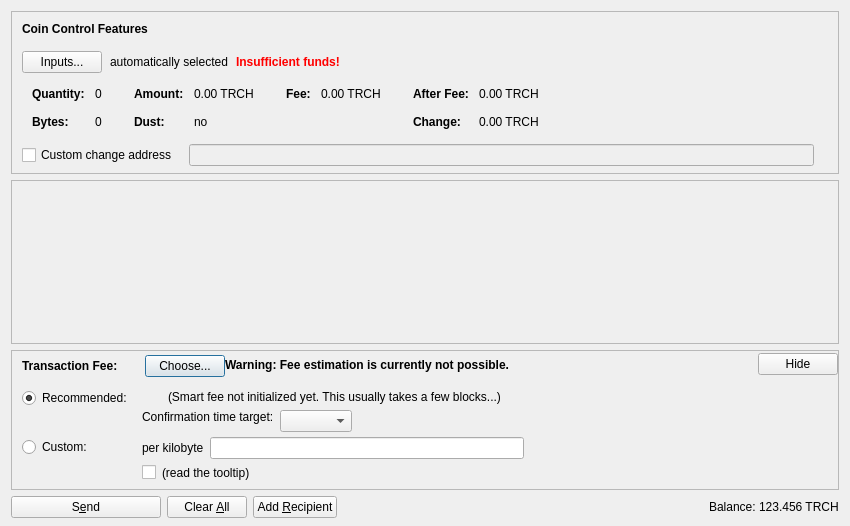
<?xml version="1.0" encoding="UTF-8"?>
<ui version="4.0">
 <class>SendCoinsDialog</class>
 <widget class="QDialog" name="SendCoinsDialog">
  <property name="geometry">
   <rect>
    <x>0</x>
    <y>0</y>
    <width>850</width>
    <height>526</height>
   </rect>
  </property>
  <property name="windowTitle">
   <string>Send Coins</string>
  </property>
  <layout class="QVBoxLayout" name="verticalLayout" stretch="0,1,0,0">
   <property name="bottomMargin">
    <number>8</number>
   </property>
   <item>
    <widget class="QFrame" name="frameCoinControl">
     <property name="sizePolicy">
      <sizepolicy hsizetype="Expanding" vsizetype="Expanding">
       <horstretch>0</horstretch>
       <verstretch>0</verstretch>
      </sizepolicy>
     </property>
     <property name="maximumSize">
      <size>
       <width>16777215</width>
       <height>16777215</height>
      </size>
     </property>
     <property name="frameShape">
      <enum>QFrame::StyledPanel</enum>
     </property>
     <property name="frameShadow">
      <enum>QFrame::Sunken</enum>
     </property>
     <layout class="QVBoxLayout" name="verticalLayoutCoinControl2">
      <property name="spacing">
       <number>0</number>
      </property>
      <property name="leftMargin">
       <number>0</number>
      </property>
      <property name="topMargin">
       <number>0</number>
      </property>
      <property name="rightMargin">
       <number>0</number>
      </property>
      <property name="bottomMargin">
       <number>6</number>
      </property>
      <item>
       <layout class="QVBoxLayout" name="verticalLayoutCoinControl" stretch="0,0,0,0,1">
        <property name="spacing">
         <number>0</number>
        </property>
        <property name="leftMargin">
         <number>10</number>
        </property>
        <property name="topMargin">
         <number>10</number>
        </property>
        <item>
         <layout class="QHBoxLayout" name="horizontalLayoutCoinControl1">
          <property name="bottomMargin">
           <number>15</number>
          </property>
          <item>
           <widget class="QLabel" name="labelCoinControlFeatures">
            <property name="sizePolicy">
             <sizepolicy hsizetype="Preferred" vsizetype="Maximum">
              <horstretch>0</horstretch>
              <verstretch>0</verstretch>
             </sizepolicy>
            </property>
            <property name="font">
             <font>
              <weight>75</weight>
              <bold>true</bold>
             </font>
            </property>
            <property name="styleSheet">
             <string notr="true">font-weight:bold;</string>
            </property>
            <property name="text">
             <string>Coin Control Features</string>
            </property>
           </widget>
          </item>
         </layout>
        </item>
        <item>
         <layout class="QHBoxLayout" name="horizontalLayoutCoinControl2" stretch="0,0,0,0">
          <property name="spacing">
           <number>8</number>
          </property>
          <property name="bottomMargin">
           <number>10</number>
          </property>
          <item>
           <widget class="QPushButton" name="pushButtonCoinControl">
            <property name="styleSheet">
             <string notr="true"/>
            </property>
            <property name="text">
             <string>Inputs...</string>
            </property>
            <property name="autoDefault">
             <bool>false</bool>
            </property>
           </widget>
          </item>
          <item>
           <widget class="QLabel" name="labelCoinControlAutomaticallySelected">
            <property name="text">
             <string>automatically selected</string>
            </property>
            <property name="margin">
             <number>5</number>
            </property>
           </widget>
          </item>
          <item>
           <widget class="QLabel" name="labelCoinControlInsuffFunds">
            <property name="font">
             <font>
              <weight>75</weight>
              <bold>true</bold>
             </font>
            </property>
            <property name="styleSheet">
             <string notr="true">color:red;font-weight:bold;</string>
            </property>
            <property name="text">
             <string>Insufficient funds!</string>
            </property>
            <property name="margin">
             <number>5</number>
            </property>
           </widget>
          </item>
          <item>
           <spacer name="horizontalSpacerCoinControl">
            <property name="orientation">
             <enum>Qt::Horizontal</enum>
            </property>
            <property name="sizeHint" stdset="0">
             <size>
              <width>40</width>
              <height>1</height>
             </size>
            </property>
           </spacer>
          </item>
         </layout>
        </item>
        <item>
         <widget class="QWidget" name="widgetCoinControl" native="true">
          <property name="sizePolicy">
           <sizepolicy hsizetype="Preferred" vsizetype="Preferred">
            <horstretch>0</horstretch>
            <verstretch>0</verstretch>
           </sizepolicy>
          </property>
          <property name="minimumSize">
           <size>
            <width>0</width>
            <height>0</height>
           </size>
          </property>
          <property name="styleSheet">
           <string notr="true"/>
          </property>
          <layout class="QHBoxLayout" name="horizontalLayoutCoinControl5">
           <property name="leftMargin">
            <number>0</number>
           </property>
           <property name="topMargin">
            <number>0</number>
           </property>
           <property name="rightMargin">
            <number>0</number>
           </property>
           <property name="bottomMargin">
            <number>0</number>
           </property>
           <item>
            <layout class="QHBoxLayout" name="horizontalLayoutCoinControl3" stretch="0,0,0,1">
             <property name="spacing">
              <number>20</number>
             </property>
             <property name="topMargin">
              <number>0</number>
             </property>
             <property name="bottomMargin">
              <number>10</number>
             </property>
             <item>
              <layout class="QFormLayout" name="formLayoutCoinControl1">
               <property name="horizontalSpacing">
                <number>10</number>
               </property>
               <property name="verticalSpacing">
                <number>14</number>
               </property>
               <property name="leftMargin">
                <number>10</number>
               </property>
               <property name="topMargin">
                <number>4</number>
               </property>
               <property name="rightMargin">
                <number>6</number>
               </property>
               <item row="0" column="0">
                <widget class="QLabel" name="labelCoinControlQuantityText">
                 <property name="font">
                  <font>
                   <weight>75</weight>
                   <bold>true</bold>
                  </font>
                 </property>
                 <property name="text">
                  <string>Quantity:</string>
                 </property>
                 <property name="margin">
                  <number>0</number>
                 </property>
                </widget>
               </item>
               <item row="0" column="1">
                <widget class="QLabel" name="labelCoinControlQuantity">
                 <property name="cursor">
                  <cursorShape>IBeamCursor</cursorShape>
                 </property>
                 <property name="contextMenuPolicy">
                  <enum>Qt::ActionsContextMenu</enum>
                 </property>
                 <property name="text">
                  <string notr="true">0</string>
                 </property>
                 <property name="margin">
                  <number>0</number>
                 </property>
                 <property name="textInteractionFlags">
                  <set>Qt::LinksAccessibleByMouse|Qt::TextSelectableByKeyboard|Qt::TextSelectableByMouse</set>
                 </property>
                </widget>
               </item>
               <item row="1" column="0">
                <widget class="QLabel" name="labelCoinControlBytesText">
                 <property name="font">
                  <font>
                   <weight>75</weight>
                   <bold>true</bold>
                  </font>
                 </property>
                 <property name="text">
                  <string>Bytes:</string>
                 </property>
                </widget>
               </item>
               <item row="1" column="1">
                <widget class="QLabel" name="labelCoinControlBytes">
                 <property name="cursor">
                  <cursorShape>IBeamCursor</cursorShape>
                 </property>
                 <property name="contextMenuPolicy">
                  <enum>Qt::ActionsContextMenu</enum>
                 </property>
                 <property name="text">
                  <string notr="true">0</string>
                 </property>
                 <property name="textInteractionFlags">
                  <set>Qt::LinksAccessibleByMouse|Qt::TextSelectableByKeyboard|Qt::TextSelectableByMouse</set>
                 </property>
                </widget>
               </item>
              </layout>
             </item>
             <item>
              <layout class="QFormLayout" name="formLayoutCoinControl2">
               <property name="horizontalSpacing">
                <number>10</number>
               </property>
               <property name="verticalSpacing">
                <number>14</number>
               </property>
               <property name="leftMargin">
                <number>6</number>
               </property>
               <property name="topMargin">
                <number>4</number>
               </property>
               <property name="rightMargin">
                <number>6</number>
               </property>
               <item row="0" column="0">
                <widget class="QLabel" name="labelCoinControlAmountText">
                 <property name="font">
                  <font>
                   <weight>75</weight>
                   <bold>true</bold>
                  </font>
                 </property>
                 <property name="text">
                  <string>Amount:</string>
                 </property>
                 <property name="margin">
                  <number>0</number>
                 </property>
                </widget>
               </item>
               <item row="0" column="1">
                <widget class="QLabel" name="labelCoinControlAmount">
                 <property name="cursor">
                  <cursorShape>IBeamCursor</cursorShape>
                 </property>
                 <property name="contextMenuPolicy">
                  <enum>Qt::ActionsContextMenu</enum>
                 </property>
                 <property name="text">
                  <string notr="true">0.00 TRCH</string>
                 </property>
                 <property name="textInteractionFlags">
                  <set>Qt::LinksAccessibleByMouse|Qt::TextSelectableByKeyboard|Qt::TextSelectableByMouse</set>
                 </property>
                </widget>
               </item>
               <item row="1" column="0">
                <widget class="QLabel" name="labelCoinControlLowOutputText">
                 <property name="font">
                  <font>
                   <weight>75</weight>
                   <bold>true</bold>
                  </font>
                 </property>
                 <property name="text">
                  <string>Dust:</string>
                 </property>
                </widget>
               </item>
               <item row="1" column="1">
                <widget class="QLabel" name="labelCoinControlLowOutput">
                 <property name="cursor">
                  <cursorShape>IBeamCursor</cursorShape>
                 </property>
                 <property name="contextMenuPolicy">
                  <enum>Qt::ActionsContextMenu</enum>
                 </property>
                 <property name="text">
                  <string notr="true">no</string>
                 </property>
                 <property name="textInteractionFlags">
                  <set>Qt::LinksAccessibleByMouse|Qt::TextSelectableByKeyboard|Qt::TextSelectableByMouse</set>
                 </property>
                </widget>
               </item>
              </layout>
             </item>
             <item>
              <layout class="QFormLayout" name="formLayoutCoinControl3">
               <property name="horizontalSpacing">
                <number>10</number>
               </property>
               <property name="verticalSpacing">
                <number>14</number>
               </property>
               <property name="leftMargin">
                <number>6</number>
               </property>
               <property name="topMargin">
                <number>4</number>
               </property>
               <property name="rightMargin">
                <number>6</number>
               </property>
               <item row="0" column="0">
                <widget class="QLabel" name="labelCoinControlFeeText">
                 <property name="font">
                  <font>
                   <weight>75</weight>
                   <bold>true</bold>
                  </font>
                 </property>
                 <property name="text">
                  <string>Fee:</string>
                 </property>
                 <property name="margin">
                  <number>0</number>
                 </property>
                </widget>
               </item>
               <item row="0" column="1">
                <widget class="QLabel" name="labelCoinControlFee">
                 <property name="cursor">
                  <cursorShape>IBeamCursor</cursorShape>
                 </property>
                 <property name="contextMenuPolicy">
                  <enum>Qt::ActionsContextMenu</enum>
                 </property>
                 <property name="text">
                  <string notr="true">0.00 TRCH</string>
                 </property>
                 <property name="textInteractionFlags">
                  <set>Qt::LinksAccessibleByMouse|Qt::TextSelectableByKeyboard|Qt::TextSelectableByMouse</set>
                 </property>
                </widget>
               </item>
              </layout>
             </item>
             <item>
              <layout class="QFormLayout" name="formLayoutCoinControl4">
               <property name="horizontalSpacing">
                <number>10</number>
               </property>
               <property name="verticalSpacing">
                <number>14</number>
               </property>
               <property name="leftMargin">
                <number>6</number>
               </property>
               <property name="topMargin">
                <number>4</number>
               </property>
               <property name="rightMargin">
                <number>6</number>
               </property>
               <item row="0" column="0">
                <widget class="QLabel" name="labelCoinControlAfterFeeText">
                 <property name="font">
                  <font>
                   <weight>75</weight>
                   <bold>true</bold>
                  </font>
                 </property>
                 <property name="text">
                  <string>After Fee:</string>
                 </property>
                 <property name="margin">
                  <number>0</number>
                 </property>
                </widget>
               </item>
               <item row="0" column="1">
                <widget class="QLabel" name="labelCoinControlAfterFee">
                 <property name="cursor">
                  <cursorShape>IBeamCursor</cursorShape>
                 </property>
                 <property name="contextMenuPolicy">
                  <enum>Qt::ActionsContextMenu</enum>
                 </property>
                 <property name="text">
                  <string notr="true">0.00 TRCH</string>
                 </property>
                 <property name="textInteractionFlags">
                  <set>Qt::LinksAccessibleByMouse|Qt::TextSelectableByKeyboard|Qt::TextSelectableByMouse</set>
                 </property>
                </widget>
               </item>
               <item row="1" column="0">
                <widget class="QLabel" name="labelCoinControlChangeText">
                 <property name="font">
                  <font>
                   <weight>75</weight>
                   <bold>true</bold>
                  </font>
                 </property>
                 <property name="text">
                  <string>Change:</string>
                 </property>
                </widget>
               </item>
               <item row="1" column="1">
                <widget class="QLabel" name="labelCoinControlChange">
                 <property name="cursor">
                  <cursorShape>IBeamCursor</cursorShape>
                 </property>
                 <property name="contextMenuPolicy">
                  <enum>Qt::ActionsContextMenu</enum>
                 </property>
                 <property name="text">
                  <string notr="true">0.00 TRCH</string>
                 </property>
                 <property name="textInteractionFlags">
                  <set>Qt::LinksAccessibleByMouse|Qt::TextSelectableByKeyboard|Qt::TextSelectableByMouse</set>
                 </property>
                </widget>
               </item>
              </layout>
             </item>
            </layout>
           </item>
          </layout>
         </widget>
        </item>
        <item>
         <layout class="QHBoxLayout" name="horizontalLayoutCoinControl4" stretch="0,0,0">
          <property name="spacing">
           <number>12</number>
          </property>
          <property name="sizeConstraint">
           <enum>QLayout::SetDefaultConstraint</enum>
          </property>
          <property name="topMargin">
           <number>5</number>
          </property>
          <property name="rightMargin">
           <number>5</number>
          </property>
          <item>
           <widget class="QCheckBox" name="checkBoxCoinControlChange">
            <property name="toolTip">
             <string>If this is activated, but the change address is empty or invalid, change will be sent to a newly generated address.</string>
            </property>
            <property name="text">
             <string>Custom change address</string>
            </property>
           </widget>
          </item>
          <item>
           <widget class="QValidatedLineEdit" name="lineEditCoinControlChange">
            <property name="enabled">
             <bool>false</bool>
            </property>
            <property name="sizePolicy">
             <sizepolicy hsizetype="Expanding" vsizetype="Fixed">
              <horstretch>0</horstretch>
              <verstretch>0</verstretch>
             </sizepolicy>
            </property>
           </widget>
          </item>
          <item>
           <widget class="QLabel" name="labelCoinControlChangeLabel">
            <property name="sizePolicy">
             <sizepolicy hsizetype="Preferred" vsizetype="Expanding">
              <horstretch>0</horstretch>
              <verstretch>0</verstretch>
             </sizepolicy>
            </property>
            <property name="minimumSize">
             <size>
              <width>0</width>
              <height>0</height>
             </size>
            </property>
            <property name="text">
             <string/>
            </property>
            <property name="margin">
             <number>3</number>
            </property>
           </widget>
          </item>
         </layout>
        </item>
        <item>
         <spacer name="verticalSpacerCoinControl">
          <property name="orientation">
           <enum>Qt::Vertical</enum>
          </property>
          <property name="sizeHint" stdset="0">
           <size>
            <width>800</width>
            <height>1</height>
           </size>
          </property>
         </spacer>
        </item>
       </layout>
      </item>
     </layout>
    </widget>
   </item>
   <item>
    <widget class="QScrollArea" name="scrollArea">
     <property name="widgetResizable">
      <bool>true</bool>
     </property>
     <widget class="QWidget" name="scrollAreaWidgetContents">
      <property name="geometry">
       <rect>
        <x>0</x>
        <y>0</y>
        <width>830</width>
        <height>104</height>
       </rect>
      </property>
      <layout class="QVBoxLayout" name="verticalLayout_2" stretch="0,1">
       <property name="leftMargin">
        <number>0</number>
       </property>
       <property name="topMargin">
        <number>0</number>
       </property>
       <property name="rightMargin">
        <number>0</number>
       </property>
       <property name="bottomMargin">
        <number>0</number>
       </property>
       <item>
        <layout class="QVBoxLayout" name="entries">
         <property name="spacing">
          <number>6</number>
         </property>
        </layout>
       </item>
       <item>
        <spacer name="verticalSpacer">
         <property name="orientation">
          <enum>Qt::Vertical</enum>
         </property>
         <property name="sizeHint" stdset="0">
          <size>
           <width>20</width>
           <height>40</height>
          </size>
         </property>
        </spacer>
       </item>
      </layout>
     </widget>
    </widget>
   </item>
   <item>
    <widget class="QFrame" name="frameFee">
     <property name="sizePolicy">
      <sizepolicy hsizetype="Expanding" vsizetype="Expanding">
       <horstretch>0</horstretch>
       <verstretch>0</verstretch>
      </sizepolicy>
     </property>
     <property name="maximumSize">
      <size>
       <width>16777215</width>
       <height>16777215</height>
      </size>
     </property>
     <property name="frameShape">
      <enum>QFrame::StyledPanel</enum>
     </property>
     <property name="frameShadow">
      <enum>QFrame::Sunken</enum>
     </property>
     <layout class="QVBoxLayout" name="verticalLayoutFee1">
      <property name="spacing">
       <number>0</number>
      </property>
      <property name="leftMargin">
       <number>0</number>
      </property>
      <property name="topMargin">
       <number>0</number>
      </property>
      <property name="rightMargin">
       <number>0</number>
      </property>
      <property name="bottomMargin">
       <number>0</number>
      </property>
      <item>
       <layout class="QVBoxLayout" name="verticalLayoutFee2" stretch="0,0,0">
        <property name="spacing">
         <number>0</number>
        </property>
        <property name="leftMargin">
         <number>10</number>
        </property>
        <property name="topMargin">
         <number>0</number>
        </property>
        <item>
         <layout class="QHBoxLayout" name="horizontalLayoutFee1">
          <property name="bottomMargin">
           <number>0</number>
          </property>
          <item>
           <layout class="QVBoxLayout" name="verticalLayoutFee7">
            <property name="spacing">
             <number>0</number>
            </property>
            <item>
             <spacer name="verticalSpacerSmartFee">
              <property name="orientation">
               <enum>Qt::Vertical</enum>
              </property>
              <property name="sizeType">
               <enum>QSizePolicy::Fixed</enum>
              </property>
              <property name="sizeHint" stdset="0">
               <size>
                <width>1</width>
                <height>4</height>
               </size>
              </property>
             </spacer>
            </item>
            <item>
             <layout class="QHBoxLayout" name="horizontalLayoutSmartFee">
              <property name="spacing">
               <number>10</number>
              </property>
              <item>
               <widget class="QLabel" name="labelFeeHeadline">
                <property name="sizePolicy">
                 <sizepolicy hsizetype="Preferred" vsizetype="Maximum">
                  <horstretch>0</horstretch>
                  <verstretch>0</verstretch>
                 </sizepolicy>
                </property>
                <property name="font">
                 <font>
                  <weight>75</weight>
                  <bold>true</bold>
                 </font>
                </property>
                <property name="styleSheet">
                 <string notr="true">font-weight:bold;</string>
                </property>
                <property name="text">
                 <string>Transaction Fee:</string>
                </property>
               </widget>
              </item>
              <item>
               <widget class="QLabel" name="labelFeeMinimized">
                <property name="text">
                 <string/>
                </property>
               </widget>
              </item>
              <item>
               <widget class="QPushButton" name="buttonChooseFee">
                <property name="text">
                 <string>Choose...</string>
                </property>
               </widget>
              </item>
             </layout>
            </item>
            <item>
             <spacer name="verticalSpacer_5">
              <property name="orientation">
               <enum>Qt::Vertical</enum>
              </property>
              <property name="sizeHint" stdset="0">
               <size>
                <width>1</width>
                <height>1</height>
               </size>
              </property>
             </spacer>
            </item>
           </layout>
          </item>
          <item>
           <widget class="QLabel" name="fallbackFeeWarningLabel">
            <property name="toolTip">
             <string>Using the fallbackfee can result in sending a transaction that will take several hours or days (or never) to confirm. Consider choosing your fee manually or wait until you have validated the complete chain.</string>
            </property>
            <property name="font">
            <font>
                <weight>75</weight>
                <bold>true</bold>
            </font>
            </property>
            <property name="text">
             <string>Warning: Fee estimation is currently not possible.</string>
            </property>
            <property name="wordWrap">
             <bool>false</bool>
            </property>
           </widget>
          </item>
          <item>
           <spacer name="horizontalSpacer_4">
            <property name="orientation">
             <enum>Qt::Horizontal</enum>
            </property>
            <property name="sizeType">
             <enum>QSizePolicy::MinimumExpanding</enum>
            </property>
            <property name="sizeHint" stdset="0">
             <size>
              <width>40</width>
              <height>20</height>
             </size>
            </property>
           </spacer>
          </item>
          <item>
           <widget class="QPushButton" name="buttonMinimizeFee">
            <property name="toolTip">
             <string>collapse fee-settings</string>
            </property>
            <property name="text">
             <string>Hide</string>
            </property>
           </widget>
          </item>
         </layout>
        </item>
        <item>
         <widget class="QFrame" name="frameFeeSelection">
          <layout class="QVBoxLayout" name="verticalLayoutFee12">
           <property name="spacing">
            <number>0</number>
           </property>
           <property name="leftMargin">
            <number>0</number>
           </property>
           <property name="topMargin">
            <number>0</number>
           </property>
           <property name="rightMargin">
            <number>0</number>
           </property>
           <property name="bottomMargin">
            <number>0</number>
           </property>
           <item>
            <layout class="QGridLayout" name="gridLayoutFee">
             <property name="topMargin">
              <number>10</number>
             </property>
             <property name="bottomMargin">
              <number>4</number>
             </property>
             <property name="horizontalSpacing">
              <number>10</number>
             </property>
             <property name="verticalSpacing">
              <number>4</number>
             </property>
             <item row="1" column="1">
              <layout class="QVBoxLayout" name="verticalLayoutFee8">
               <property name="spacing">
                <number>6</number>
               </property>
               <item>
                <layout class="QHBoxLayout" name="horizontalLayoutFee13">
                 <item>
                  <widget class="QLabel" name="labelCustomPerKilobyte">
                   <property name="toolTip">
                    <string>If the custom fee is set to 1000 satoshis and the transaction is only 250 bytes, then &quot;per kilobyte&quot; only pays 250 satoshis in fee, while &quot;total at least&quot; pays 1000 satoshis. For transactions bigger than a kilobyte both pay by kilobyte.</string>
                   </property>
                   <property name="text">
                    <string>per kilobyte</string>
                   </property>
                  </widget>
                 </item>
                 <item>
                  <widget class="BitcoinAmountField" name="customFee"/>
                 </item>
                 <item>
                  <spacer name="horizontalSpacer_6">
                   <property name="orientation">
                    <enum>Qt::Horizontal</enum>
                   </property>
                   <property name="sizeHint" stdset="0">
                    <size>
                     <width>1</width>
                     <height>1</height>
                    </size>
                   </property>
                  </spacer>
                 </item>
                </layout>
               </item>
               <item>
                <layout class="QHBoxLayout" name="horizontalLayoutFee8">
                 <item>
                  <widget class="QCheckBox" name="checkBoxMinimumFee">
                   <property name="toolTip">
                    <string>Paying only the minimum fee is just fine as long as there is less transaction volume than space in the blocks. But be aware that this can end up in a never confirming transaction once there is more demand for terracash transactions than the network can process.</string>
                   </property>
                   <property name="text">
                    <string/>
                   </property>
                  </widget>
                 </item>
                 <item>
                  <widget class="QLabel" name="labelMinFeeWarning">
                   <property name="enabled">
                    <bool>true</bool>
                   </property>
                   <property name="toolTip">
                    <string>Paying only the minimum fee is just fine as long as there is less transaction volume than space in the blocks. But be aware that this can end up in a never confirming transaction once there is more demand for terracash transactions than the network can process.</string>
                   </property>
                   <property name="text">
                    <string>(read the tooltip)</string>
                   </property>
                   <property name="margin">
                    <number>5</number>
                   </property>
                  </widget>
                 </item>
                 <item>
                  <spacer name="horizontalSpacer_2">
                   <property name="orientation">
                    <enum>Qt::Horizontal</enum>
                   </property>
                   <property name="sizeHint" stdset="0">
                    <size>
                     <width>1</width>
                     <height>1</height>
                    </size>
                   </property>
                  </spacer>
                 </item>
                </layout>
               </item>
              </layout>
             </item>
             <item row="0" column="0">
              <layout class="QVBoxLayout" name="verticalLayoutFee4" stretch="0,1">
               <item>
                <widget class="QRadioButton" name="radioSmartFee">
                 <property name="text">
                  <string>Recommended:</string>
                 </property>
                 <property name="checked">
                  <bool>true</bool>
                 </property>
                 <attribute name="buttonGroup">
                  <string notr="true">groupFee</string>
                 </attribute>
                </widget>
               </item>
               <item>
                <spacer name="verticalSpacer_2">
                 <property name="orientation">
                  <enum>Qt::Vertical</enum>
                 </property>
                 <property name="sizeHint" stdset="0">
                  <size>
                   <width>1</width>
                   <height>1</height>
                  </size>
                 </property>
                </spacer>
               </item>
              </layout>
             </item>
             <item row="1" column="0">
              <layout class="QVBoxLayout" name="verticalLayoutFee9" stretch="0,1">
               <item>
                <widget class="QRadioButton" name="radioCustomFee">
                 <property name="text">
                  <string>Custom:</string>
                 </property>
                 <attribute name="buttonGroup">
                  <string notr="true">groupFee</string>
                 </attribute>
                </widget>
               </item>
               <item>
                <spacer name="verticalSpacer_6">
                 <property name="orientation">
                  <enum>Qt::Vertical</enum>
                 </property>
                 <property name="sizeHint" stdset="0">
                  <size>
                   <width>1</width>
                   <height>1</height>
                  </size>
                 </property>
                </spacer>
               </item>
              </layout>
             </item>
             <item row="0" column="1">
              <layout class="QVBoxLayout" name="verticalLayoutFee3" stretch="0,0,1">
               <property name="spacing">
                <number>6</number>
               </property>
               <property name="topMargin">
                <number>2</number>
               </property>
               <item>
                <layout class="QHBoxLayout" name="horizontalLayoutFee12">
                 <item>
                  <widget class="QLabel" name="labelSmartFee">
                   <property name="text">
                    <string/>
                   </property>
                   <property name="margin">
                    <number>2</number>
                   </property>
                  </widget>
                 </item>
                 <item>
                  <widget class="QLabel" name="labelFeeEstimation">
                   <property name="text">
                    <string/>
                   </property>
                  </widget>
                 </item>
                 <item>
                  <widget class="QLabel" name="labelSmartFee2">
                   <property name="text">
                    <string>(Smart fee not initialized yet. This usually takes a few blocks...)</string>
                   </property>
                   <property name="margin">
                    <number>2</number>
                   </property>
                  </widget>
                 </item>
                 <item>
                  <spacer name="horizontalSpacer_5">
                   <property name="orientation">
                    <enum>Qt::Horizontal</enum>
                   </property>
                   <property name="sizeHint" stdset="0">
                    <size>
                     <width>1</width>
                     <height>1</height>
                    </size>
                   </property>
                  </spacer>
                 </item>
                </layout>
               </item>
               <item>
                <layout class="QHBoxLayout" name="horizontalLayoutFee9">
                 <item>
                  <layout class="QVBoxLayout" name="verticalLayoutFee6">
                   <item>
                    <widget class="QLabel" name="labelSmartFee3">
                     <property name="text">
                      <string>Confirmation time target:</string>
                     </property>
                     <property name="margin">
                      <number>2</number>
                     </property>
                    </widget>
                   </item>
                   <item>
                    <spacer name="verticalSpacer_3">
                     <property name="orientation">
                      <enum>Qt::Vertical</enum>
                     </property>
                     <property name="sizeHint" stdset="0">
                      <size>
                       <width>1</width>
                       <height>1</height>
                      </size>
                     </property>
                    </spacer>
                   </item>
                  </layout>
                 </item>
                 <item>
                  <layout class="QVBoxLayout" name="verticalLayoutFee5">
                   <property name="rightMargin">
                    <number>30</number>
                   </property>
                   <item>
                    <layout class="QHBoxLayout" name="horizontalLayoutConfTarget">
                     <property name="bottomMargin">
                      <number>0</number>
                     </property>
                     <item>
                      <widget class="QComboBox" name="confTargetSelector"/>
                     </item>
                     <item>
                      <spacer name="horizontalSpacerConfTarget">
                       <property name="orientation">
                        <enum>Qt::Horizontal</enum>
                       </property>
                       <property name="sizeHint" stdset="0">
                        <size>
                         <width>40</width>
                         <height>20</height>
                        </size>
                       </property>
                      </spacer>
                     </item>
                    </layout>
                   </item>
                  </layout>
                 </item>
                </layout>
               </item>
               <item>
                <spacer name="verticalSpacer_4">
                 <property name="orientation">
                  <enum>Qt::Vertical</enum>
                 </property>
                 <property name="sizeHint" stdset="0">
                  <size>
                   <width>1</width>
                   <height>1</height>
                  </size>
                 </property>
                </spacer>
               </item>
              </layout>
             </item>
            </layout>
           </item>
          </layout>
         </widget>
        </item>
        <item>
         <spacer name="verticalSpacerFee">
          <property name="orientation">
           <enum>Qt::Vertical</enum>
          </property>
          <property name="sizeHint" stdset="0">
           <size>
            <width>40</width>
            <height>5</height>
           </size>
          </property>
         </spacer>
        </item>
       </layout>
      </item>
     </layout>
    </widget>
   </item>
   <item>
    <layout class="QHBoxLayout" name="horizontalLayout">
     <item>
      <widget class="QPushButton" name="sendButton">
       <property name="minimumSize">
        <size>
         <width>150</width>
         <height>0</height>
        </size>
       </property>
       <property name="toolTip">
        <string>Confirm the send action</string>
       </property>
       <property name="text">
        <string>S&amp;end</string>
       </property>
       <property name="icon">
        <iconset resource="../bitcoin.qrc">
         <normaloff>:/icons/send</normaloff>:/icons/send</iconset>
       </property>
       <property name="autoDefault">
        <bool>false</bool>
       </property>
       <property name="default">
        <bool>false</bool>
       </property>
      </widget>
     </item>
     <item>
      <widget class="QPushButton" name="clearButton">
       <property name="sizePolicy">
        <sizepolicy hsizetype="Minimum" vsizetype="Fixed">
         <horstretch>0</horstretch>
         <verstretch>0</verstretch>
        </sizepolicy>
       </property>
       <property name="toolTip">
        <string>Clear all fields of the form.</string>
       </property>
       <property name="text">
        <string>Clear &amp;All</string>
       </property>
       <property name="icon">
        <iconset resource="../bitcoin.qrc">
         <normaloff>:/icons/remove</normaloff>:/icons/remove</iconset>
       </property>
       <property name="autoDefault">
        <bool>false</bool>
       </property>
      </widget>
     </item>
     <item>
      <widget class="QPushButton" name="addButton">
       <property name="toolTip">
        <string>Send to multiple recipients at once</string>
       </property>
       <property name="text">
        <string>Add &amp;Recipient</string>
       </property>
       <property name="icon">
        <iconset resource="../bitcoin.qrc">
         <normaloff>:/icons/add</normaloff>:/icons/add</iconset>
       </property>
       <property name="autoDefault">
        <bool>false</bool>
       </property>
      </widget>
     </item>
     <item>
      <spacer name="horizontalSpacer">
       <property name="orientation">
        <enum>Qt::Horizontal</enum>
       </property>
       <property name="sizeHint" stdset="0">
        <size>
         <width>40</width>
         <height>20</height>
        </size>
       </property>
      </spacer>
     </item>
     <item>
      <layout class="QHBoxLayout" name="horizontalLayout_2">
       <property name="spacing">
        <number>3</number>
       </property>
       <item>
        <widget class="QLabel" name="label">
         <property name="sizePolicy">
          <sizepolicy hsizetype="Preferred" vsizetype="Fixed">
           <horstretch>0</horstretch>
           <verstretch>0</verstretch>
          </sizepolicy>
         </property>
         <property name="text">
          <string>Balance:</string>
         </property>
        </widget>
       </item>
       <item>
        <widget class="QLabel" name="labelBalance">
         <property name="sizePolicy">
          <sizepolicy hsizetype="Preferred" vsizetype="Fixed">
           <horstretch>0</horstretch>
           <verstretch>0</verstretch>
          </sizepolicy>
         </property>
         <property name="cursor">
          <cursorShape>IBeamCursor</cursorShape>
         </property>
         <property name="text">
          <string notr="true">123.456 TRCH</string>
         </property>
         <property name="textInteractionFlags">
          <set>Qt::LinksAccessibleByMouse|Qt::TextSelectableByKeyboard|Qt::TextSelectableByMouse</set>
         </property>
        </widget>
       </item>
      </layout>
     </item>
    </layout>
   </item>
  </layout>
 </widget>
 <customwidgets>
  <customwidget>
   <class>QValidatedLineEdit</class>
   <extends>QLineEdit</extends>
   <header>qvalidatedlineedit.h</header>
  </customwidget>
  <customwidget>
   <class>BitcoinAmountField</class>
   <extends>QLineEdit</extends>
   <header>bitcoinamountfield.h</header>
   <container>1</container>
  </customwidget>
 </customwidgets>
 <resources>
  <include location="../bitcoin.qrc"/>
 </resources>
 <connections/>
 <buttongroups>
  <buttongroup name="groupFee"/>
 </buttongroups>
</ui>
